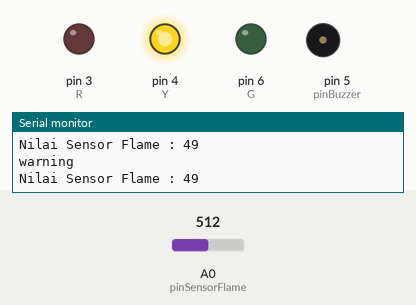
This sketch was run on a simulated Arduino Uno, built with avr-gcc and run on an emulated ATmega328P. Parts: output pins drawn as LEDs (lit = HIGH), buzzer (waves = sounding, pin HIGH), the last lines printed to the serial monitor. The inputs (shaded band) are chosen by the test bench; at power-on: A0 (pinSensorFlame) = 512.

Above: at 1.9 s.
2.0 s: A0 (pinSensorFlame) set to 505
At 3.0 s:
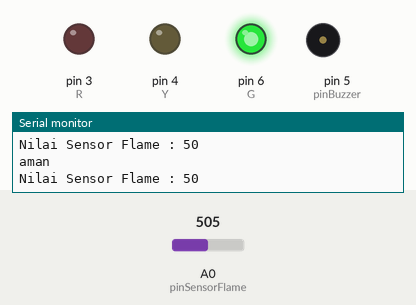
3.7 s: A0 (pinSensorFlame) set to 306
At 4.7 s:
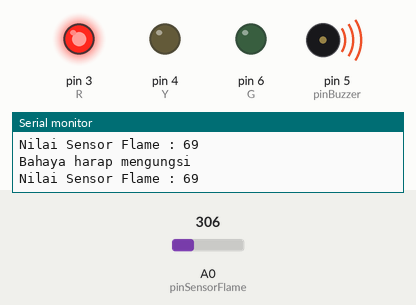
5.3 s: A0 (pinSensorFlame) set to 1023
At 6.2 s:
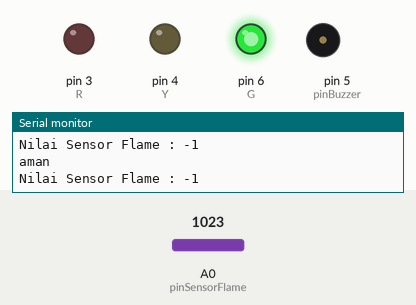
Timing chart, 0 to 8.3 s (numbered marks = the images above; inputs shaded):
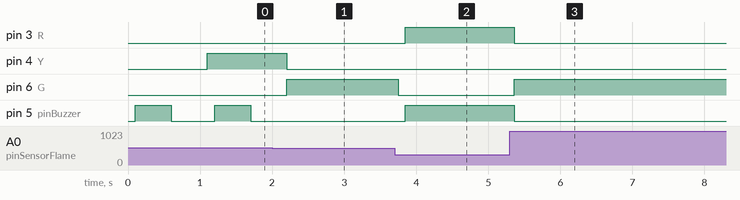

The sketch:

4.sensorFlame.ino
```cpp
//variable sensor
int pinSensorFlame = A0;
int pinSensorLDR = A1;

//variable buzzer
int pinBuzzer = 5;

//variabel addons
int R = 3; //red lamp
int Y = 4;
int G = 6;

void setup() {

  //setup port COM
  Serial.begin(9600);

  //setup pin mode input or output
  pinMode(pinBuzzer,OUTPUT);
  pinMode(R,OUTPUT);
  pinMode(Y,OUTPUT);
  pinMode(G,OUTPUT);

  //note : sensor analog default as an input

  Serial.println("aman");
  digitalWrite(G,HIGH);

}

void loop() {

  //read sensor LDR condition / data
  int readSensorFlame = analogRead(pinSensorFlame);
  readSensorFlame = map(readSensorFlame,1006,4,0,100);

  //print serial
  Serial.print("Nilai Sensor Flame : ");
  Serial.print(readSensorFlame);
  Serial.println();

  //logic

  if(readSensorFlame > 0 and readSensorFlame < 50 ){
    digitalWrite(G,LOW);
    digitalWrite(R,LOW);
    delay(100);

    digitalWrite(pinBuzzer,HIGH);
    delay(500);
    digitalWrite(pinBuzzer,LOW);
    delay(500);
    digitalWrite(pinBuzzer,LOW);

    Serial.println("warning");

    digitalWrite(Y,HIGH);
  }else if(readSensorFlame > 50){
    digitalWrite(Y,LOW);
    digitalWrite(G,LOW);
    delay(100);

    digitalWrite(pinBuzzer,HIGH);
    Serial.println("Bahaya harap mengungsi");

    digitalWrite(R,HIGH);
  }else{
    digitalWrite(Y,LOW);
    digitalWrite(R,LOW);

    digitalWrite(pinBuzzer,LOW);
    digitalWrite(G,HIGH);
    Serial.println("aman");
  }

}
```

Measured:
- the behaviour switches between 506 and 505 on A0 (pinSensorFlame) (found by bisection; images 0 and 1)
- after the input at 2.0 s, pin 4 (Y): HIGH → LOW after 0.20 s; pin 6 (G): LOW → HIGH after 0.20 s; pin 5 (pinBuzzer): stays LOW (without the input it goes to HIGH after 0.30 s)
- after the input at 3.7 s, pin 3 (R), pin 5 (pinBuzzer): LOW → HIGH after 0.15 s; pin 6 (G): HIGH → LOW after 0.05 s
- after the input at 5.3 s, pin 3 (R), pin 5 (pinBuzzer): HIGH → LOW after 0.06 s; pin 6 (G): LOW → HIGH after 0.06 s
- by itself, pin 5 (pinBuzzer): alternates HIGH for 0.50 s and LOW for 0.60 s
